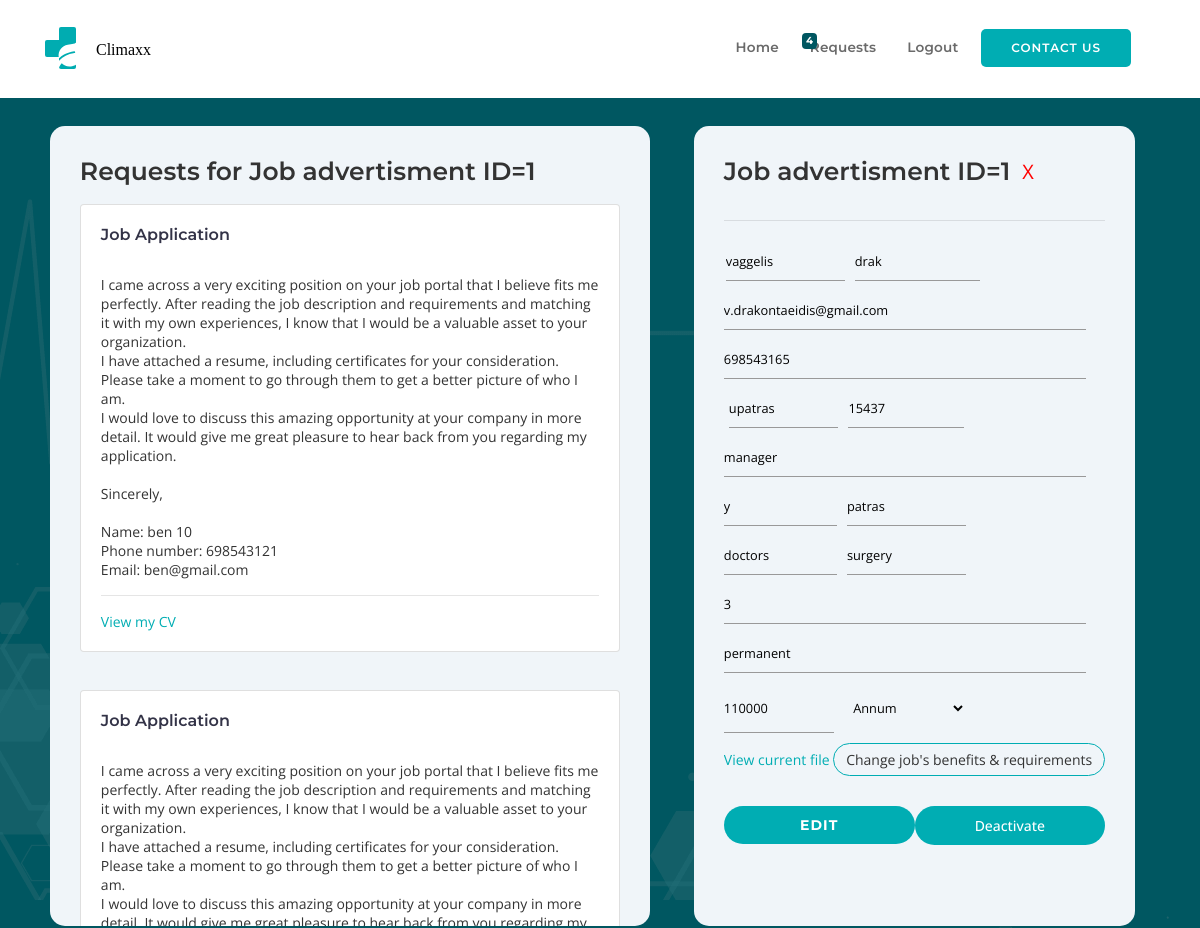
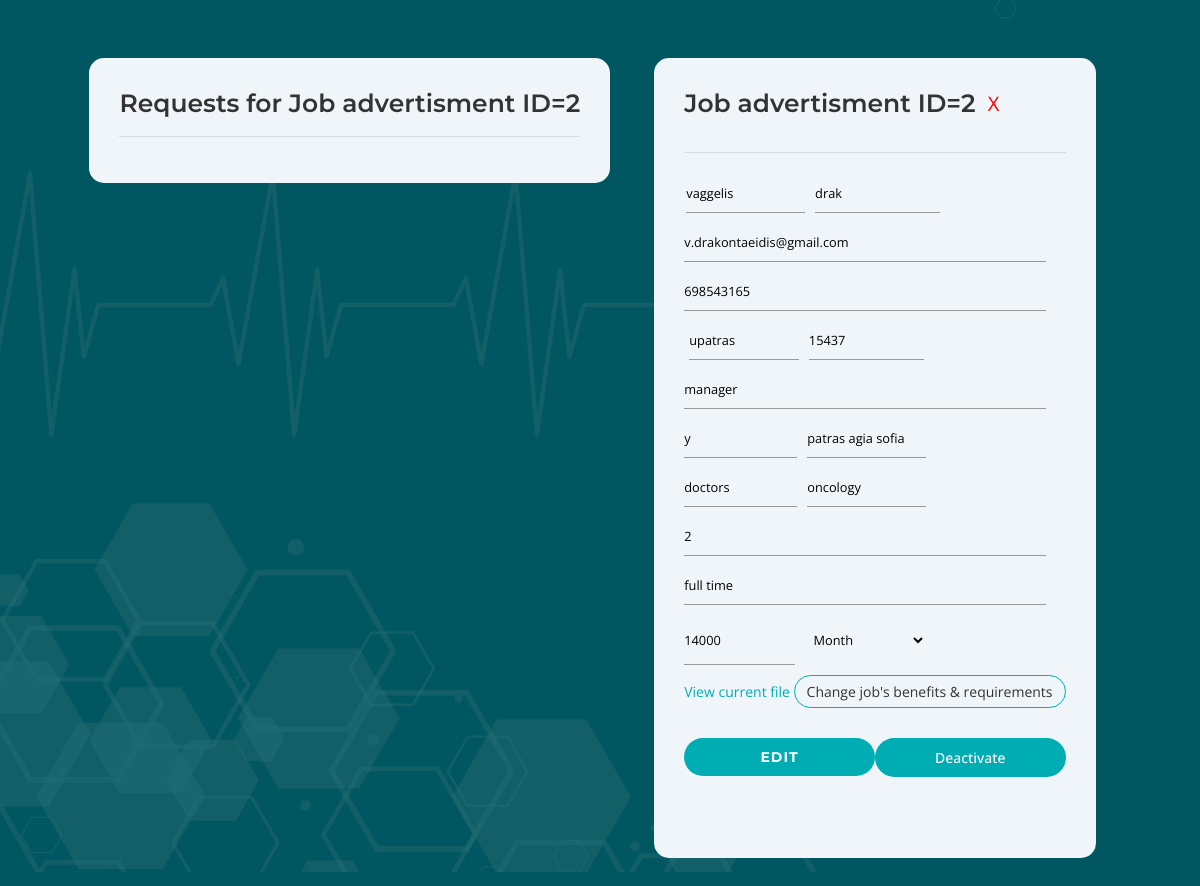
The app's page /requests (signed in) with its own data (2 pictures, top to bottom).
### website/models.py (models this page shows, shortened)
class JOB_ADS_database(db.Model):
    __tablename__ = 'JOB_ADS_database'
    __searchable__ =['org_name','reg_staff','location','contract_length','salary','salary_per','specialty','staff_type','position','job_desc']
    id = db.Column(db.Integer, primary_key=True)
    first_name = db.Column(db.String(20) ,nullable=False)
    last_name = db.Column(db.String(20),nullable=False)
    email = db.Column(db.String(200),nullable=False)
    phone_number = db.Column(db.String(200),nullable=False)
    org_name = db.Column(db.String(200) ,nullable=False)
    org_postcode = db.Column(db.String(200),nullable=False)
    position = db.Column(db.String(200),nullable=False)
    reg_staff = db.Column(db.String(200))
    staff_type = db.Column(db.String(200))
    location = db.Column(db.String(200))
    staff_num = db.Column(db.Integer)
    specialty = db.Column(db.String(200))
    contract_length = db.Column(db.String(200))
    salary = db.Column(db.Integer)
    salary_per = db.Column(db.String(200))
    job_desc = db.Column(db.String(200))
    date_posted = db.Column(db.String(50) ,nullable=True)
    filename = db.Column(db.String(50),nullable=True)
    data = db.Column(db.LargeBinary,nullable=True)
    visibility = db.Column(db.Integer,nullable=True)
    requests = db.relationship("REQUESTS_database", backref="JOB_ADS_database",cascade="all, delete")

class REQUESTS_database(db.Model):
    __tablename__ = 'REQUESTS_database'
    id = db.Column(db.Integer, primary_key=True)
    first_name = db.Column(db.String(20) ,nullable=False)
    last_name = db.Column(db.String(20),nullable=False)
    email = db.Column(db.String(200),nullable=False)
    phone_number = db.Column(db.String(200),nullable=False)
    job_id = db.Column(db.Integer,db.ForeignKey("JOB_ADS_database.id"), nullable=False)
    filename = db.Column(db.String(50),nullable=True)
    data = db.Column(db.LargeBinary,nullable=True)

### website/employers.py (the view)
@employers.route('/requests', methods=['GET','POST'])
@login_required
def requests():
    user = session.get('user')
    email = session.get('email')
    print(user,email)
    if request.method == 'POST':
        pass
    else:
        job_ads = JOB_ADS_database.query.filter_by(email=email).all()
        print(job_ads)
        req = []
        for i in job_ads:
            print(i.id)
            req.append(REQUESTS_database.query.filter_by(job_id = i.id).all())
        print(req)
        requests = []
        for j in req:
            if j:
                requests.append(j)
        try:
            r= requests[0]
            print(requests[0])
            l=0
            for i in r:
                l+=1
        except:
            r = requests
            l=0
        print(l)
        return render_template('requests.html',job_ads=job_ads, req=r, l=l)

### website/templates/requests.html (shortened to what this page needs)
<!DOCTYPE html>
<html lang="en">
  <head>
    <link href="../static/css/bootstrap.min.css" rel="stylesheet" type="text/css" media="all" />
    <link rel="stylesheet" href="../static/css/animate.css">
    <link rel="stylesheet" href="../static/css/owl.carousel.css">
    <link rel="stylesheet" href="../static/css/owl.theme.css">
    <link rel="stylesheet" href="../static/css/ionicons.min.css">
    <link href="../static/css/stylesheet.css" rel="stylesheet" type="text/css" media="all" />
  </head>
  <body class="boxed-layout" style="background-image: url('../static/images/hero-bg.png'); background-color: hsl(186, 100%, 19%);">
    <div class="wrapper">
      <nav class="navbar navbar-expand-md navbar-light bg-light fixed-top wt-border">
        <div class="container">
          <a href="/" class="navbar-brand">
            <img src="../static/images/logo copy.svg" width="136" height="46" alt="Climaxx home">
          </a>
          <div class="collapse navbar-collapse" id="navbarSupportedContent">
            <ul class="navbar-nav ml-auto navbar-right">
              <li class="nav-item"><a class="nav-link js-scroll-trigger" href="/">Home</a></li>
              <li class="nav-item"><a class="nav-link js-scroll-trigger" href="#">Requests</a>
                <span class="position-absolute top-0 start-100 translate-middle badge rounded-pill bg-success" style="color: white; margin-right: 15px; background-color: hsl(186, 100%, 19%);;">
                {{l}}
              </span></li>
              <li class="nav-item"><a class="nav-link js-scroll-trigger" href="/logout">Logout</a></li>
              <li><a class="btn-nav js-scroll-trigger" href="/#cta">Contact Us</a></li>
            </ul>
          </div>
        </div>
      </nav>
      <br>
        <br>
        <br>
        <br>
        <br>
        <br>
        {% for i in job_ads %}
        <div class="containerrr">
            <div class="left-div left-text" style="overflow: auto; border-radius: 15px;">
                <h2>Requests for Job advertisment ID={{i.id}} </h2>
                {% for j in req%}
                  {% if i.id== j.job_id %}
                    <div class="card" style="width: auto;">
                      <div class="card-body">
                        <a href="#"><h5 class="card-title" style="color: #333347; font-weight: 600; text-transform: capitalize;">Job Application</h5></a>
                        <br>
                        <p class="card-text">
                          I came across a very exciting position on your job portal that I believe fits me perfectly.
                          After reading the job description and requirements and matching it with my own experiences, I know that I would be a valuable asset to your organization.
                          <br>I have attached a resume, including certificates for your consideration. Please take a moment to go through them to get a better picture of who I am.
                          <br>I would love to discuss this amazing opportunity at your company in more detail. It would give me great pleasure to hear back from you regarding my application.
                          <br>
                          <br>
                          Sincerely,
                          <br>
                          <br> Name:&nbsp;{{j.first_name}} {{j.last_name}}
                          <br> Phone number:&nbsp;{{j.phone_number}}
                          <br> Email:&nbsp;{{j.email}}
                        </p>
                        <hr>
                        <a href="/download_cv/{{j.filename}}" class="card-link" style="color: hsl(182, 100%, 35%);">View my CV</a>
                        <br>
                      </div>
                    </div>
                    <br>
                    <br>
                    {% endif %}
                {% endfor %}
                <hr>
            </div>
            <div class="right-div right-text" style="border-radius: 15px;">
                <div style="display: flex;">
                  <strong><h2 style="text-align: center;">Job advertisment ID={{i.id}}</h2></strong>
                  <a href="/delete_history/{{i.id}}" style=" padding: 2px; text-decoration: none; color: red; font-size: 20px; margin-left: 10px; " onclick="return confirm('Are you sure you want to delete this job ad?')">X</a>
                </div>
                <hr>
                <form enctype=multipart/form-data action="/edit/{{i.id}}" method="POST" style="height: 700px; overflow: auto;">
                    <div style="display: flex; width: 256px;">
                      <input type="text" class="inputt-field" placeholder="First name" name="first_name" required style="margin-left: 2px;" value="{{i.first_name}}">
                      <input type="text" class="inputt-field" placeholder="Last name" name="last_name" required style="margin-left: 10px; width: 100%;" value="{{i.last_name}}">
                    </div>
                    <input type="email" class="inputt-field" placeholder="Email" name="email" required value="{{i.email}}">
                    <input type="tel" class="inputt-field" placeholder="Phone number" name="phone_num" required value="{{i.phone_number}}">
                    <div style="display: flex;  width: 240px;">
                      <input type="text" class="inputt-field" placeholder="Organization name" name="org_name" required style="margin-left: 5px;" value="{{i.org_name}}">
                      <input type="text" class="inputt-field" placeholder="Postcode" name="org_postcode" required style="margin-left: 10px; width: 100%;" value="{{i.org_postcode}}">
                    </div>
                    <input type="text" class="inputt-field" placeholder="Position/Job title" name="position" required value="{{i.position}}">
                    <div style="display: flex;  width: 242px;">
                      <input type="text" class="inputt-field" placeholder="Region staff (y/n)" name="reg_staff" required value="{{i.reg_staff}}">
                      <input type="text" class="inputt-field" placeholder="Town/City" name="location" required style="margin-left: 10px; width: 100%;" value="{{i.location}}">
                    </div>
                    <div style="display: flex;  width: 242px;">
                      <input type="text" class="inputt-field" placeholder="Type of Staff" name="staff_type" required value="{{i.staff_type}}">
                      <input type="text" class="inputt-field" placeholder="Specialty" name="specialty" style="margin-left: 10px; width: 100%;" value="{{i.specialty}}">
                    </div>
                    <input type="number" class="inputt-field" placeholder="Number of staff required" name="staff_num" required value="{{i.staff_num}}">
                    <input type="text" class="inputt-field" placeholder="Length of contract (temp/locum only)" name="contract_length"  value="{{i.contract_length}}">
                    <div style="display: flex;  width: 242px;">
                      <input type="text" class="inputt-field" placeholder=" Salary (&#163;)" name="salary" value="{{i.salary}}">
                      <select class="select-sml" id="salary-per" name="salary_per" value="{{i.salary_per}}">
                        <option value="Annum" {% if i.salary_per == "Annum"%} selected {% endif %}>Annum</option>
                        <option value="Month" {% if i.salary_per == "Month"%} selected {% endif %}>Month</option>
                      </select>
                    </div>
                    <a href="/download/{{i.filename}}" style="color: hsl(182, 100%, 35%);">View current file</a>
                    <label for="file-upload" class="custom-file-upload" style="border: 1px solid hsl(182, 100%, 35%);
                    display: inline-block;
                    padding: 6px 12px;
                    margin-top: 5px;
                    cursor: pointer;
                    font-family: 'Open Sans';
                    font-size: 14px;
                    border-radius: 20px;
                    ">
                      Change job's benefits & requirements
                    </label>
                    <div style="display: flex;">
                    <button type="submit" class="submitt-btn" style="margin-top: 30px;"
                      onclick="return confirm('Are you sure you want to update this job ad?')">Edit</button>
                    {% if i.visibility == 1 %}
                      <a href="/deactivate/{{i.id}}" class="submitt-btn" style="margin-top: 30px; text-align: center; color: white; font-weight: 500;"  onclick ="return confirm('This job ad will NOT be visible')">Deactivate</a>
                    {% else %}
                      <a href="/activate/{{i.id}}" class="submitt-btn" style="margin-top: 30px; text-align: center; "
                        onclick="return confirm('This job ad will NOT be visible')">Activate</a>
                    {% endif %}
                    </div>
                </form>
            </div>
        </div>
        {% endfor %}
        <br>
        <br>
  </body>
</html>

### records on screen
JOB_ADS_database: id "1", first_name "vaggelis", last_name "drak", email "v.drakontaeidis@gmail.com", phone_num "698543165", org_name "upatras", org_postcode "15437", position "manager", reg_staff "y", location "patras", staff_type "doctors", specialty "surgery", staff_num "3", contract_length "permanent", salary "110000", salary_per "Annum"
REQUESTS_database: first_name "ben", last_name "10", phone_number "698543121", email "ben@gmail.com"
JOB_ADS_database: id "2", first_name "vaggelis", last_name "drak", email "v.drakontaeidis@gmail.com", phone_num "698543165", org_name "upatras", org_postcode "15437", position "manager", reg_staff "y", location "patras agia sofia", staff_type "doctors", specialty "oncology", staff_num "2", contract_length "full time", salary "14000", salary_per "Month"

### other values on screen
{{ l }} "4"
